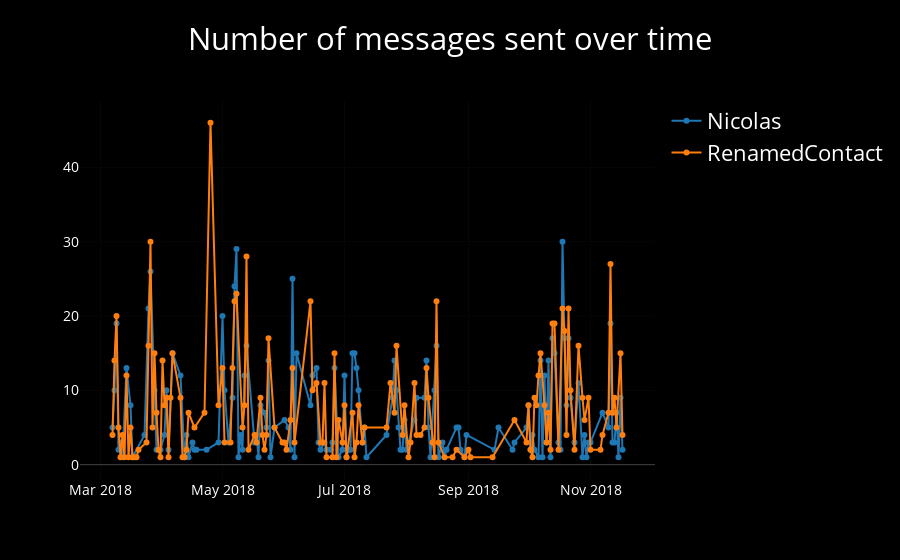

The notebook cell saved with this chart:
### Code cell
iplot(wa.plot_chronology(nb_mode=True))

### Figure 1 — Plotly figure (JSON) as saved in the notebook; plotly's stock layout.template omitted (floating-point values rounded to 4 significant figures; data arrays with more than 128 entries replaced by an {"elided": "..."} marker saying what was removed)
{"data": [{"mode": "lines+markers", "name": "Nicolas", "type": "scatter", "uid": "25bf4dae-f6a1-4f3b-aecc-45912668b044", "x": {"elided": "144 str values"}, "y": {"elided": "144 int values"}}, {"mode": "lines+markers", "name": "RenamedContact", "type": "scatter", "uid": "43dae423-9d88-46ae-8415-5a3f67c91fc9", "x": {"elided": "142 str values"}, "y": {"elided": "142 int values"}}], "layout": {"font": {"color": "white", "size": 22}, "paper_bgcolor": "black", "plot_bgcolor": "black", "title": "Number of messages sent over time", "xaxis": {"automargin": true, "showticklabels": true, "tickfont": {"color": "white", "size": 14}, "titlefont": {"color": "white", "size": 18}}, "yaxis": {"automargin": true, "showticklabels": true, "tickfont": {"color": "white", "size": 14}, "titlefont": {"color": "white", "size": 18}}}}
